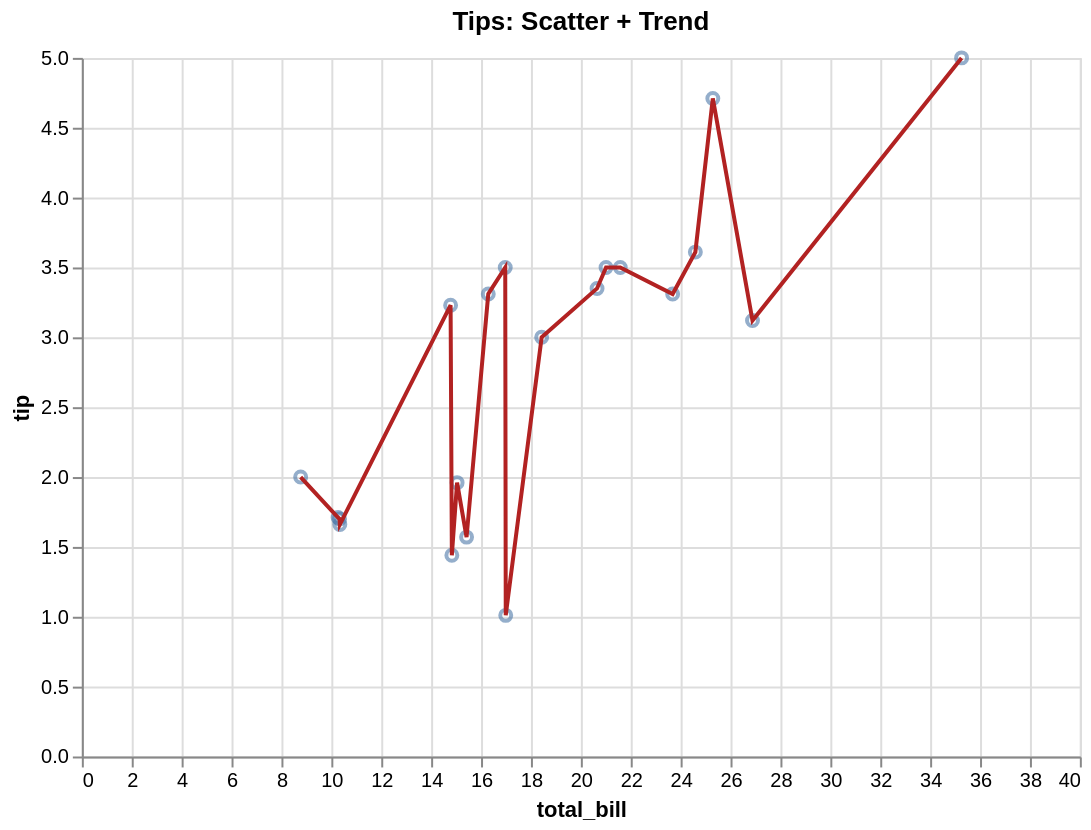

Source (Vega-Lite JSON):
### Vega-Lite specification from a JSON file in a GitHub repository (floating-point values rounded to 4 significant figures)
{"$schema": "https://vega.github.io/schema/vega-lite/v5.json", "height": 350, "layer": [{"encoding": {"tooltip": [{"field": "total_bill", "type": "quantitative"}, {"field": "tip", "type": "quantitative"}], "x": {"field": "total_bill", "type": "quantitative"}, "y": {"field": "tip", "type": "quantitative"}}, "mark": {"type": "point", "opacity": 0.6}}, {"encoding": {"tooltip": [{"field": "total_bill", "type": "quantitative"}, {"field": "tip", "type": "quantitative"}], "x": {"field": "total_bill", "type": "quantitative"}, "y": {"field": "tip", "type": "quantitative"}}, "mark": {"color": "firebrick", "type": "line"}}], "data": {"values": [{"day": "Sun", "size": 2, "tip": 1.01, "sex": "Female", "total_bill": 16.99}, {"day": "Sun", "size": 3, "tip": 1.66, "sex": "Male", "total_bill": 10.34}, {"day": "Sun", "size": 3, "tip": 3.5, "sex": "Male", "total_bill": 21.01}, {"day": "Sun", "size": 2, "tip": 3.31, "sex": "Male", "total_bill": 23.68}, {"day": "Sun", "size": 4, "tip": 3.61, "sex": "Female", "total_bill": 24.59}, {"day": "Sun", "size": 4, "tip": 4.71, "sex": "Male", "total_bill": 25.29}, {"day": "Sun", "size": 2, "tip": 2.0, "sex": "Male", "total_bill": 8.77}, {"day": "Sun", "size": 4, "tip": 3.12, "sex": "Male", "total_bill": 26.88}, {"day": "Sun", "size": 2, "tip": 1.96, "sex": "Male", "total_bill": 15.04}, {"day": "Sun", "size": 2, "tip": 3.23, "sex": "Female", "total_bill": 14.78}, {"day": "Sun", "size": 2, "tip": 1.71, "sex": "Male", "total_bill": 10.27}, {"day": "Sun", "size": 4, "tip": 5.0, "sex": "Female", "total_bill": 35.26}, {"day": "Sun", "size": 2, "tip": 1.57, "sex": "Male", "total_bill": 15.42}, {"day": "Sun", "size": 2, "tip": 3.0, "sex": "Male", "total_bill": 18.43}, {"day": "Sun", "size": 2, "tip": 1.44, "sex": "Female", "total_bill": 14.83}, {"day": "Sun", "size": 2, "tip": 3.5, "sex": "Male", "total_bill": 21.58}, {"day": "Sun", "size": 3, "tip": 1.7, "sex": "Male", "total_bill": 10.33}, {"day": "Sun", "size": 3, "tip": 3.31, "sex": "Male", "total_bill": 16.29}, {"day": "Sun", "size": 3, "tip": 3.5, "sex": "Male", "total_bill": 16.97}, {"day": "Sun", "size": 3, "tip": 3.35, "sex": "Male", "total_bill": 20.65}]}, "title": "Tips: Scatter + Trend", "width": 500}
